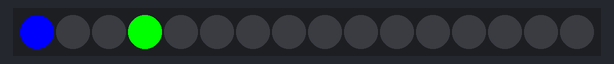
Simulated run of this sketch. Board: Arduino Uno, built with avr-gcc and run on an emulated ATmega328P. Shown: 16 RGB LEDs in strip order, left to right.

Above: at 0.05 s.
At 0.75 s:
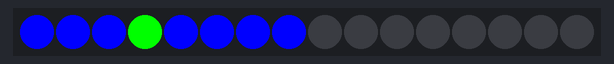
At 1.16 s:
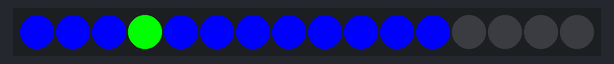
At 1.56 s:
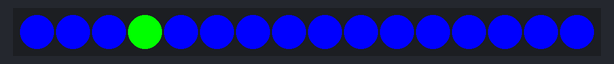
At 1.91 s:
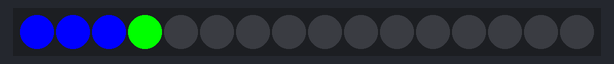

Measured:
- by itself, everything shown: repeats every 1.6 s, in 15 steps

The sketch:

week2-lab2.1.ino
```cpp
#include <Adafruit_NeoPixel.h>

#define PIN 6
#define NUMPIXELS 16

Adafruit_NeoPixel strip = Adafruit_NeoPixel(NUMPIXELS, PIN ,NEO_GRB + NEO_KHZ800);

void setup(){
  strip.begin();
  strip.show();
}

void loop(){
  strip.clear();
    for(int i=0; i<NUMPIXELS; i++) { // For each pixel...

    // pixels.Color() takes RGB values, from 0,0,0 up to 255,255,255
    // Here we're using a moderately bright green color:
    strip.setPixelColor(i, strip.Color(0,0,255));
    strip.setPixelColor(3,strip.Color(0,255,0));

    strip.show();   // Send the updated pixel colors to the hardware.

    delay(100); // Pause before next pass through loop
  }
}
```
